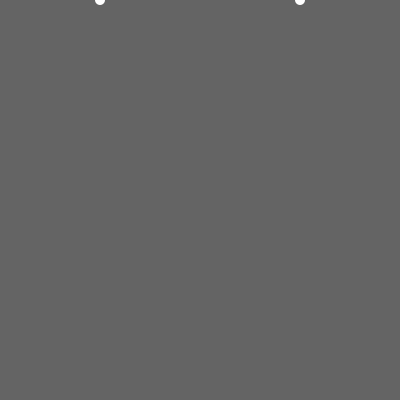
Frame 1 (no input)
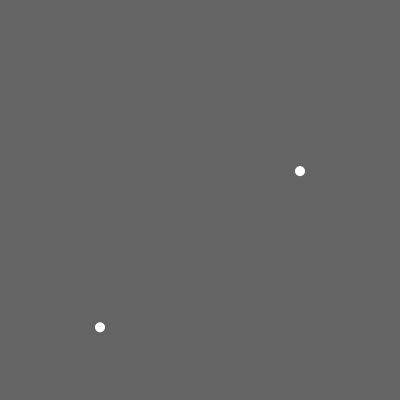
Frame 60 (the mouse pressed at the canvas centre just before this capture)
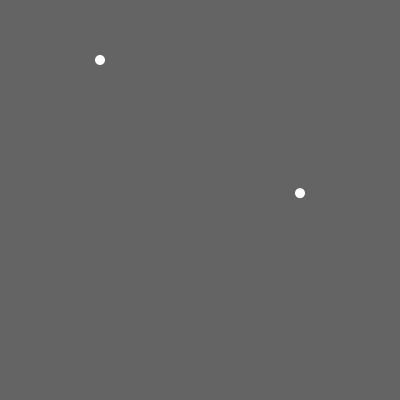
Frame 120 (the mouse held since frame 60 and released just before this capture)

The Processing sketch that drew these frames (run headless with seeded random() and noise(); from frame 60 on, the mouse is pressed at the canvas centre):

// Processing sketch: gravity
// ── gravity.pde
// Simple gravity

Ball ball1;
Ball ball2;

void setup() {
    size(400,400);
    ball1 = new Ball(100, 0, 0, 0.3);
    ball2 = new Ball(300, 0, 0, 0.1);
}
void draw() {
    background(100);
    ball1.display();
    ball1.move();
    ball2.display();
    ball2.move();
}

// ── Ball.pde
class Ball {

  // x location
  float x;
  // y location
  float y;
  // speed
  float speed;
  // gravity
  float w;

  Ball(float Tempx, float Tempy, float Tempspeed, float Tempw) {
    x = Tempx;
    y = Tempy;
    speed = Tempspeed;
    w = Tempw;
  }

  void display () {
    // display the square
    fill(255);
    noStroke();
    ellipseMode(CENTER);
    ellipse(x,y,10,10);
  }

  void move() {
    // Add speed to y location
    y = y + speed;
    // Add gravity to speed
    speed = speed + w;
    // If square reaches the bottom
    // Reverse speed
    if (y > height) {
    speed = speed * -0.95;
    }
  }
}
